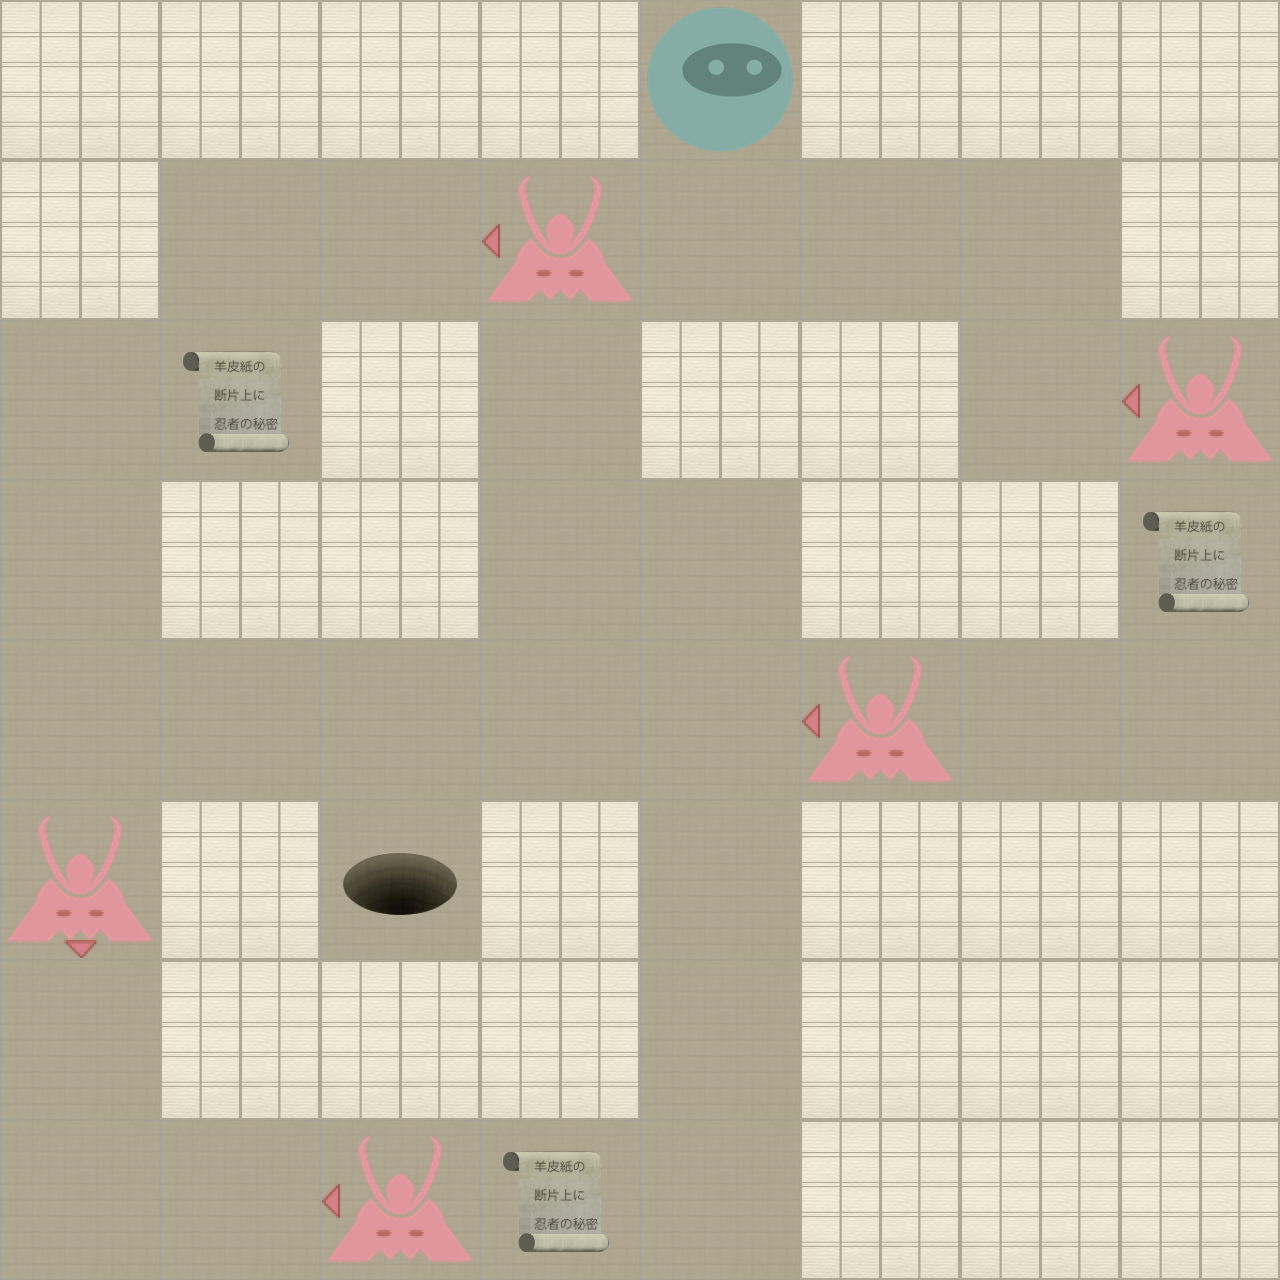

This is a level from a 2D game, rendered from its Tiled map with the project's own tilesets. A one-line summary and the map file follow, with tile-layer data summarised:
An orthogonal 8x8 tile map with 160x160 px tiles, 2 tile layers (Level, Actors).

<map version="1.0" orientation="orthogonal" width="8" height="8" tilewidth="160" tileheight="160">
 <properties>
  <property name="moves" value="13" />
 </properties>
 <tileset firstgid="1" name="tiles" tilewidth="160" tileheight="160" spacing="2" margin="2">
  <image source="tiles-ipadhd.png" width="1024" height="1024" />
  <tile id="0">
   <properties>
    <property name="actor" value="exit" />
   </properties>
  </tile>
  <tile id="2">
   <properties>
    <property name="actor" value="guard" />
    <property name="direction" value="down" />
   </properties>
  </tile>
  <tile id="3">
   <properties>
    <property name="actor" value="guard" />
    <property name="direction" value="left" />
   </properties>
  </tile>
  <tile id="4">
   <properties>
    <property name="actor" value="guard" />
    <property name="direction" value="right" />
   </properties>
  </tile>
  <tile id="5">
   <properties>
    <property name="actor" value="guard" />
    <property name="direction" value="up" />
   </properties>
  </tile>
  <tile id="7">
   <properties>
    <property name="actor" value="player" />
   </properties>
  </tile>
  <tile id="8">
   <properties>
    <property name="actor" value="scroll" />
   </properties>
  </tile>
  <tile id="9">
   <properties>
    <property name="wall" value="1" />
   </properties>
  </tile>
 </tileset>
 <layer name="Level" width="8" height="8">
  <data>[64 cells, 64 non-empty, 2 distinct tile ids]</data>
 </layer>
 <layer name="Actors" width="8" height="8">
  <data>[64 cells, 10 non-empty, 5 distinct tile ids]</data>
 </layer>
</map>
